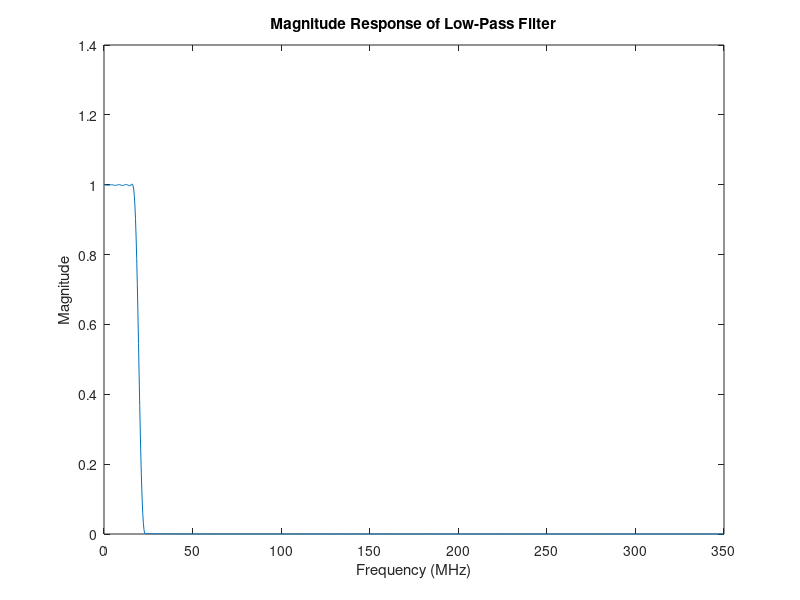
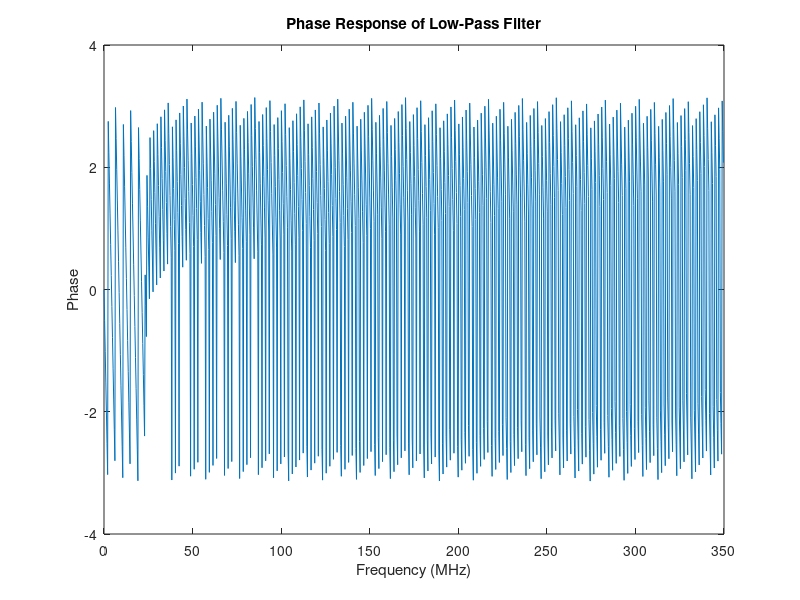

Write the MATLAB code that produced these figures, in order.
clc;
close all;
clear all;

% Parameters
DataRate = 20e6;     % Data Rate (Hz)
SampleRate = 700e6;  % Sample Rate (Hz)
Platform = 'VC707';  % Platform

% Calculate normalized frequencies
Wp_norm = 2 * DataRate / SampleRate;

% Filter order calculation
Ap = 0.05;       % Passband Ripple (dB)
Aa = 40;         % Stopband Attenuation (dB)

delta_p = (10^(Ap/20) - 1) / (10^(Ap/20) + 1);
delta_a = 10^(-Aa/20);
A = -20*log10(min(delta_p, delta_a));

if A <= 21
    alpha = 0;
elseif A > 21 && A <= 50
    alpha = 0.5842*(A-21)^0.4 + 0.07886*(A-21);
else
    alpha = 0.1102*(A-8.7);
end

N = ceil((A-8) / (2.285 * Wp_norm));
if mod(N, 2) == 0
    N = N + 1;    % Ensure odd filter order
end

% Filter design
h = fir1(N, Wp_norm, 'low', kaiser(N+1, alpha));

% Display coefficient values
disp("Filter Coefficients:");
disp(h);
disp("rounded of coefficent vales two two decimals")

precision = 10;  % Precision factor, 100 for two decimal places
rounded_coefficients = round(h * precision) / precision;

disp(rounded_coefficients);

% Assuming you have your filter coefficients stored in a variable called 'filter_coeffs'
non_zero_count = nnz(rounded_coefficients);

fprintf('Number of non-zero coefficient values: %d\n', non_zero_count);
%disp( non_zero_count);
% Assuming you have your filter coefficients stored in a variable called 'filter_coeffs'
non_zero_indices = rounded_coefficients ~= 0;
non_zero_values = rounded_coefficients(non_zero_indices);

% Display the non-zero values
disp('Non-zero coefficient values:');
disp(non_zero_values);


% Frequency response
[H, freq] = freqz(h, 1, 1024, SampleRate);

% Plot magnitude response
figure;
plot(freq / 1e6, abs(H));
xlabel('Frequency (MHz)');
ylabel('Magnitude');
title('Magnitude Response of Low-Pass Filter');

% Plot phase response
figure;
plot(freq / 1e6, angle(H));
xlabel('Frequency (MHz)');
ylabel('Phase');
title('Phase Response of Low-Pass Filter');

